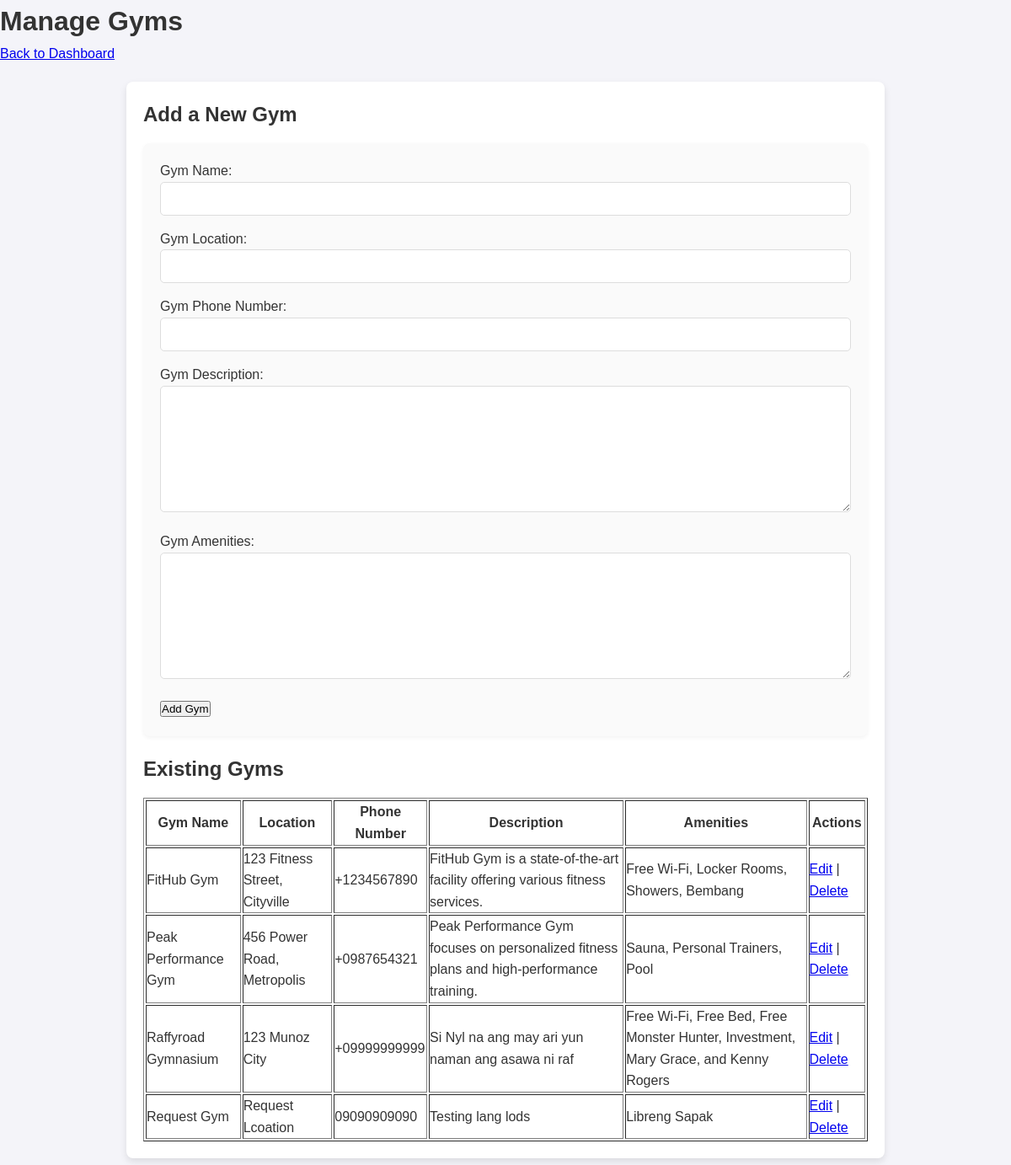
/Super/manage_gyms.php (signed in), run on an earlier commit of the app's database.
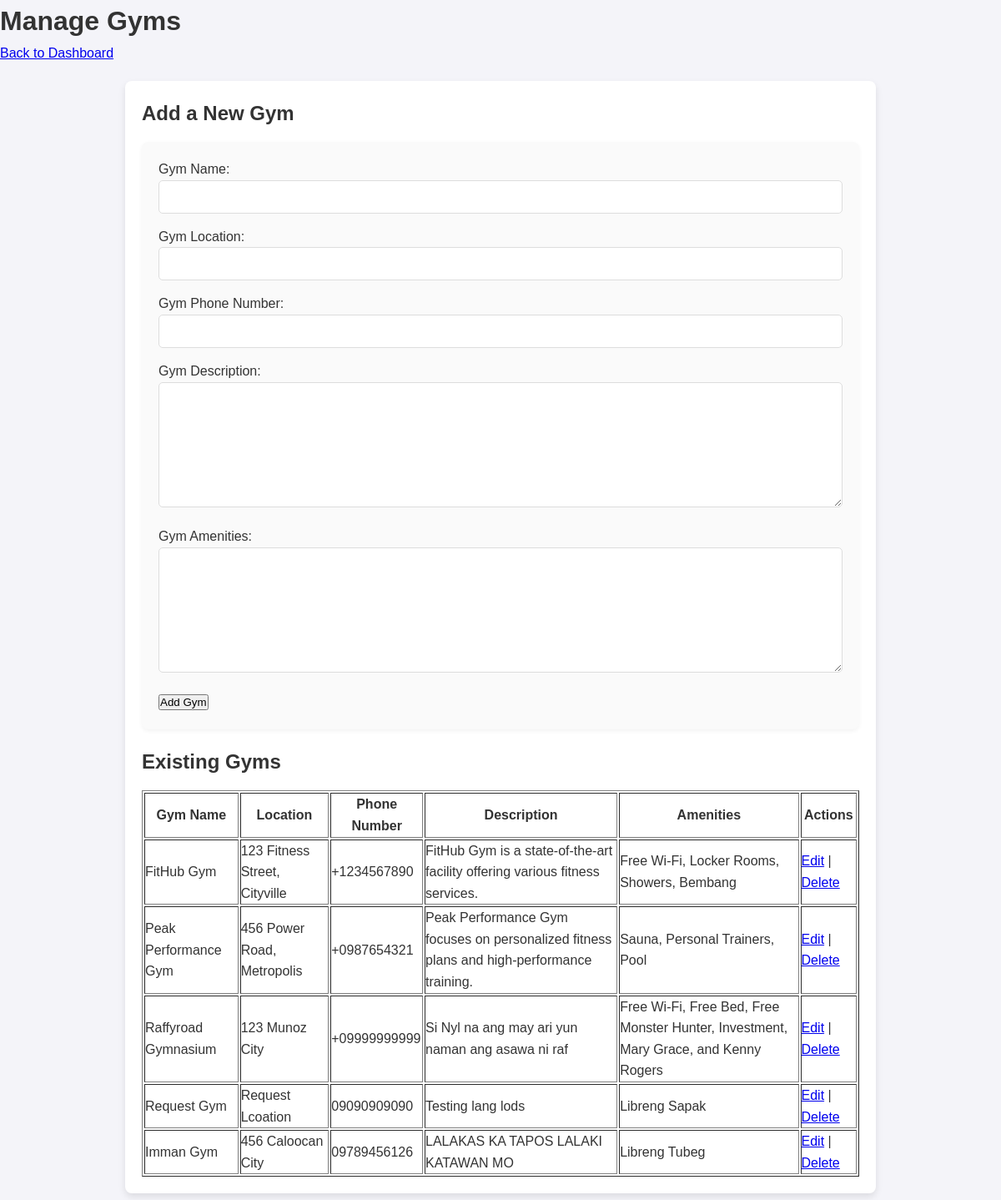
And on a later commit of the database.
### tables this page shows
CREATE TABLE `gyms` (
  `gym_id` int(11) NOT NULL,
  `gym_name` varchar(255) NOT NULL,
  `gym_location` varchar(255) NOT NULL,
  `gym_phone_number` varchar(20) NOT NULL,
  `gym_description` text NOT NULL,
  `gym_amenities` text NOT NULL
);

### Super/manage_gyms.php (the view, shortened to what this page needs)
<?php
require 'db_connection.php';
$gyms_query = "SELECT * FROM gyms";
$gyms_result = $db_connection->query($gyms_query);
?>
<!DOCTYPE html>
<html lang="en">
<head>
    <link rel="stylesheet" href="styles.css">
</head>
<body>
    <header>
        <h1>Manage Gyms</h1>
    </header>
    <nav>
        <a href="superadmin_dashboard.php">Back to Dashboard</a>
    </nav>
    <div class="container">
        <div class="card">
            <h3>Add a New Gym</h3>
            <form method="POST" action="">
                <label for="gym_name">Gym Name:</label>
                <input type="text" id="gym_name" name="gym_name" required>
                <label for="gym_location">Gym Location:</label>
                <input type="text" id="gym_location" name="gym_location" required>
                <label for="gym_phone_number">Gym Phone Number:</label>
                <input type="text" id="gym_phone_number" name="gym_phone_number" required>
                <label for="gym_description">Gym Description:</label>
                <textarea id="gym_description" name="gym_description" required></textarea>
                <label for="gym_amenities">Gym Amenities:</label>
                <textarea id="gym_amenities" name="gym_amenities" required></textarea>
                <button type="submit" name="add_gym">Add Gym</button>
            </form>
        </div>
        <div class="card">
            <h3>Existing Gyms</h3>
            <table border="1">
                <tr>
                    <th>Gym Name</th>
                    <th>Location</th>
                    <th>Phone Number</th>
                    <th>Description</th>
                    <th>Amenities</th>
                    <th>Actions</th>
                </tr>
                <?php while ($row = $gyms_result->fetch_assoc()) { ?>
                    <tr>
                        <td><?php echo htmlspecialchars($row['gym_name']); ?></td>
                        <td><?php echo htmlspecialchars($row['gym_location']); ?></td>
                        <td><?php echo htmlspecialchars($row['gym_phone_number']); ?></td>
                        <td><?php echo htmlspecialchars($row['gym_description']); ?></td>
                        <td><?php echo htmlspecialchars($row['gym_amenities']); ?></td>
                        <td>
                            <a href="edit_gym.php?gym_id=<?php echo $row['gym_id']; ?>">Edit</a> |
                            <a href="delete_gym.php?gym_id=<?php echo $row['gym_id']; ?>">Delete</a>
                        </td>
                    </tr>
                <?php } ?>
            </table>
        </div>
    </div>
</body>
</html>

What changed in the data, as far as the page shows it:
added gyms: gym_name "Imman Gym", gym_location "456 Caloocan City", gym_phone_number "09789456126", gym_description "LALAKAS KA TAPOS LALAKI KATAWAN MO", gym_amenities "Libreng Tubeg"
